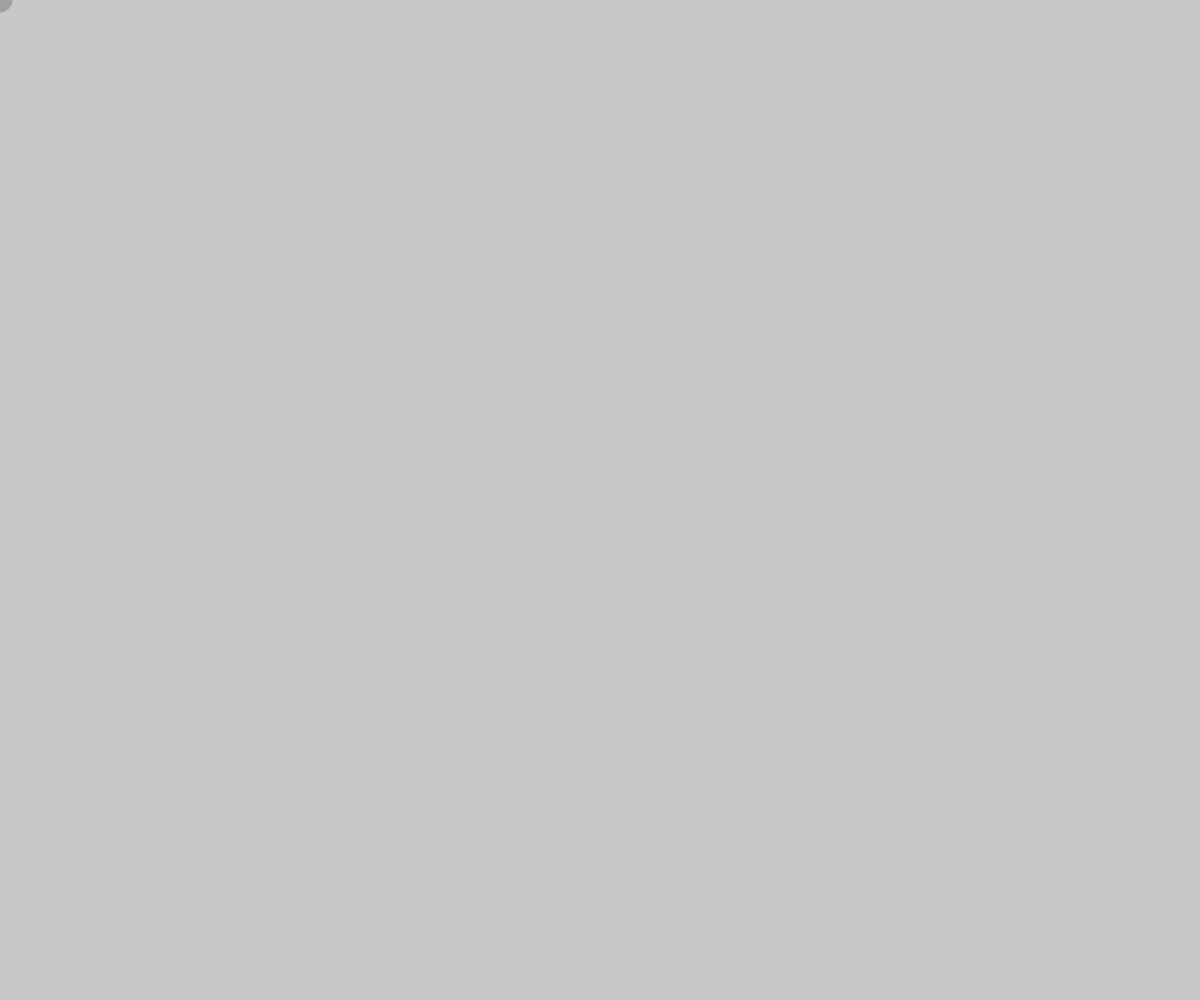
Frame 1 (no input)
Frame 60 (no input): identical to frame 1, image omitted
Frame 120 (the mouse pressed at the canvas centre since frame 60): blank canvas, image omitted

The p5.js sketch that drew this single still picture (run headless with seeded random() and noise() and a simulated clock; from frame 60 on, the mouse is pressed at the canvas centre):

// p5.js sketch
// ── sketch.js

function setup() {
    if (windowWidth > 600)
        var cns = createCanvas(windowWidth, windowHeight);
  background(200);
}

function draw() {
}
  function mouseMoved(){
    noStroke();
    fill(0,0,0,50);
    ellipse(mouseX, mouseY,25);
  }
function mousePressed(){
 clear();
 background(200);
}
